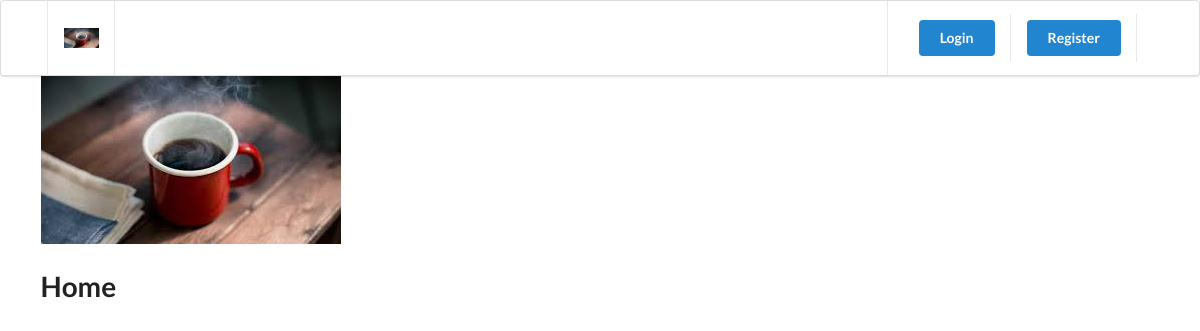
Before: / with the older database file.
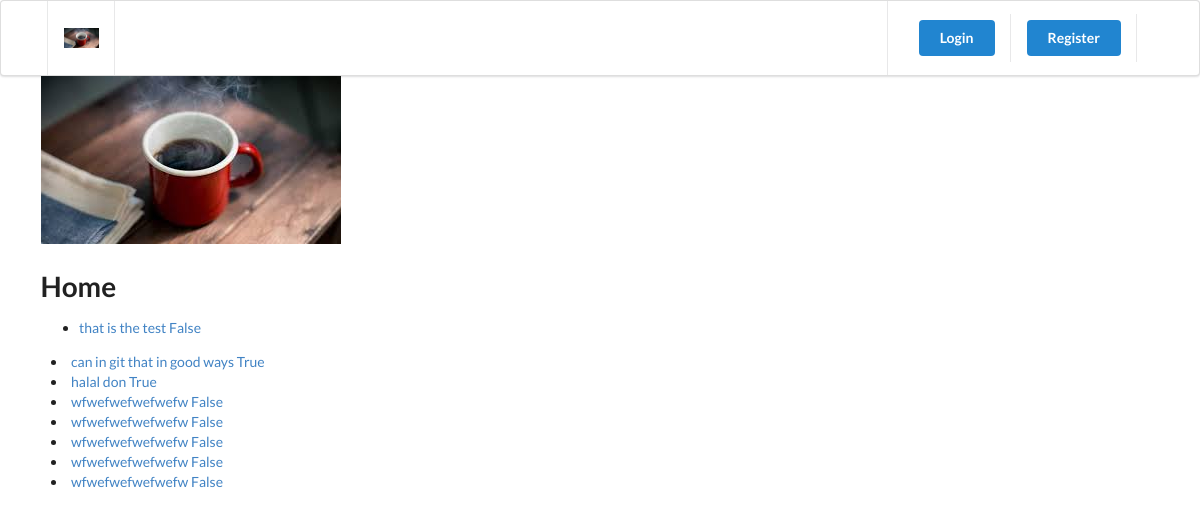
After: the same page with the newer database file.
### core/models.py (models this page shows, shortened)
class TodoModel(TrackerModel):
    title = models.CharField(max_length=225)
    description = models.TextField()
    is_completed = models.BooleanField(default= False)

### core/views.py (the view)
# urls.py: path('',views.index,name='index'),
def index(request):
    todos = TodoModel.objects.all()
    return render(request,'core/index.html',{'todos':todos})

### core/templates/core/index.html (shortened to what this page needs)
<!DOCTYPE html>
{% load static %}
<html lang="en">
<head>
    <link rel="stylesheet" href="{% static 'css/bootstrap.css' %}">
    <link rel="stylesheet" href="https://cdnjs.cloudflare.com/ajax/libs/semantic-ui/2.4.1/semantic.min.css" />
</head>
<body style="backgound-color:pink;">
        <section >
            <div class="ui menu">
                <div class="ui container">
                    <a href="{% url 'index' %}" class="header item">
                        <img src="{% static 'images/coffee2.jpeg' %}" alt="" class="logo">
                    </a>
                    <div class="right item">
                        <div class="ui item">
                            {% if user.is_authenticated%}
                            <a href="{% url 'create' %}" class="ui primary button">create</a>-
                            <a href="{% url 'logout' %}" class="ui primary button">logout</a>
                            {% else %}
                            <a href="{% url 'login' %}" class="ui primary button">Login</a>
                            {%endif%}
                        </div>
                        <div class="ui item">
                            <a href="{% url 'register' %}" class="ui primary button">Register</a>
                        </div>
                    </div>
                </div>
            </div>
        </section>
<div class="container">
    {% block content %}
    <img src="{% static 'images/coffee2.jpeg' %}" alt="">
    <h1>Home</h1>
    <div class="container">
        <ul>
            {%for todo in todos %}
            <li>
            <a href="{% url 'todo_detail' todo.id %}">
                {{todo.description}}
                {{todo.is_completed}}
            </a>
            </li>
        </ul>
        {%endfor%}
    </div>
</div>
{% endblock content %}
</body>
</html>

Changed rows visible on the page:
added TodoModel: description "that is the test", is_completed "False"
added TodoModel: description "can in git that in good ways", is_completed "True"
added TodoModel: description "halal don", is_completed "True"
added TodoModel: description "wfwefwefwefwefw", is_completed "False"
added TodoModel: description "wfwefwefwefwefw", is_completed "False"
added TodoModel: description "wfwefwefwefwefw", is_completed "False"
added TodoModel: description "wfwefwefwefwefw", is_completed "False"
added TodoModel: description "wfwefwefwefwefw", is_completed "False"
